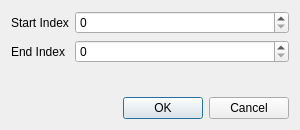
<?xml version="1.0" encoding="UTF-8"?>
<ui version="4.0">
 <class>SubStringIndexesInputDialog</class>
 <widget class="QDialog" name="SubStringIndexesInputDialog">
  <property name="geometry">
   <rect>
    <x>0</x>
    <y>0</y>
    <width>300</width>
    <height>130</height>
   </rect>
  </property>
  <property name="windowTitle">
   <string>Set Substring Indexes</string>
  </property>
  <layout class="QVBoxLayout" name="verticalLayout">
   <item>
    <layout class="QFormLayout" name="inputFLayout">
     <item row="0" column="0">
      <widget class="QLabel" name="startIndexLabel">
       <property name="text">
        <string>Start Index</string>
       </property>
      </widget>
     </item>
     <item row="1" column="0">
      <widget class="QLabel" name="endIndexLabel">
       <property name="text">
        <string>End Index</string>
       </property>
      </widget>
     </item>
     <item row="0" column="1">
      <widget class="QSpinBox" name="startIndexSpinBox">
       <property name="sizePolicy">
        <sizepolicy hsizetype="Expanding" vsizetype="Fixed">
         <horstretch>0</horstretch>
         <verstretch>0</verstretch>
        </sizepolicy>
       </property>
       <property name="maximum">
        <number>100</number>
       </property>
      </widget>
     </item>
     <item row="1" column="1">
      <widget class="QSpinBox" name="endIndexSpinBox">
       <property name="sizePolicy">
        <sizepolicy hsizetype="Expanding" vsizetype="Fixed">
         <horstretch>0</horstretch>
         <verstretch>0</verstretch>
        </sizepolicy>
       </property>
      </widget>
     </item>
    </layout>
   </item>
   <item>
    <spacer name="verticalSpacer">
     <property name="orientation">
      <enum>Qt::Vertical</enum>
     </property>
     <property name="sizeHint" stdset="0">
      <size>
       <width>20</width>
       <height>40</height>
      </size>
     </property>
    </spacer>
   </item>
   <item>
    <widget class="QDialogButtonBox" name="buttonBox">
     <property name="orientation">
      <enum>Qt::Horizontal</enum>
     </property>
     <property name="standardButtons">
      <set>QDialogButtonBox::Cancel|QDialogButtonBox::Ok</set>
     </property>
    </widget>
   </item>
  </layout>
 </widget>
 <resources/>
 <connections>
  <connection>
   <sender>buttonBox</sender>
   <signal>accepted()</signal>
   <receiver>SubStringIndexesInputDialog</receiver>
   <slot>accept()</slot>
   <hints>
    <hint type="sourcelabel">
     <x>248</x>
     <y>254</y>
    </hint>
    <hint type="destinationlabel">
     <x>157</x>
     <y>274</y>
    </hint>
   </hints>
  </connection>
  <connection>
   <sender>buttonBox</sender>
   <signal>rejected()</signal>
   <receiver>SubStringIndexesInputDialog</receiver>
   <slot>reject()</slot>
   <hints>
    <hint type="sourcelabel">
     <x>316</x>
     <y>260</y>
    </hint>
    <hint type="destinationlabel">
     <x>286</x>
     <y>274</y>
    </hint>
   </hints>
  </connection>
 </connections>
</ui>
